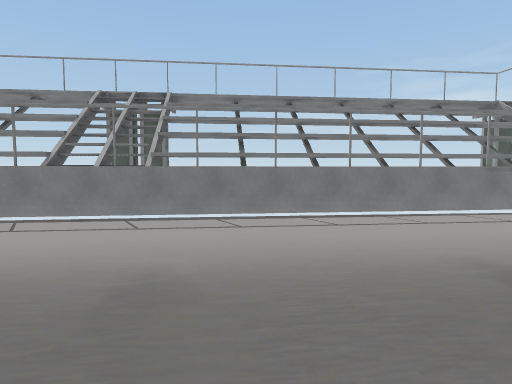
View 1 (above)

20 first-person views from a walk through a scene from a Unity 3-D project. The camera is 1.5 m above the floor, tilts 4° down and sees 75° across. The floor is counted in squares, 2 m on a side. Each view is taken from the middle of a square. On the plan, view 1 faces up. The plan holds only what a view shows up to about 11 squares ahead; the rest is blank. The place goes on beyond the plan. Some surface patterns are stand-ins.

View 2
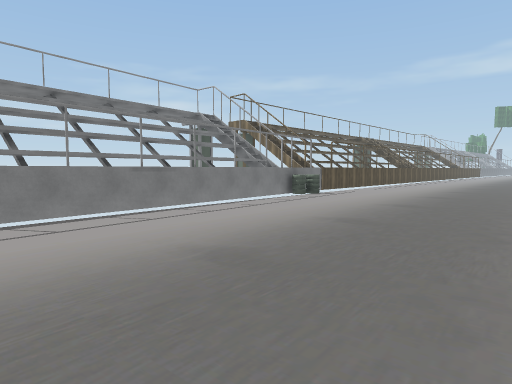

View 3
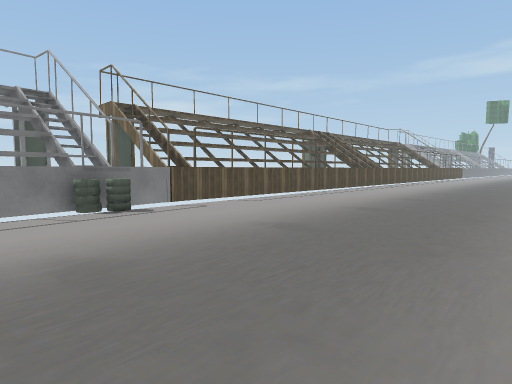

View 4
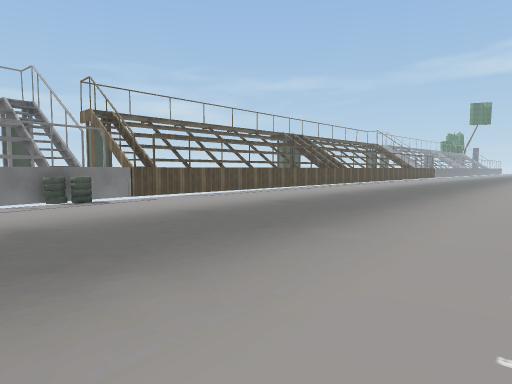

View 5
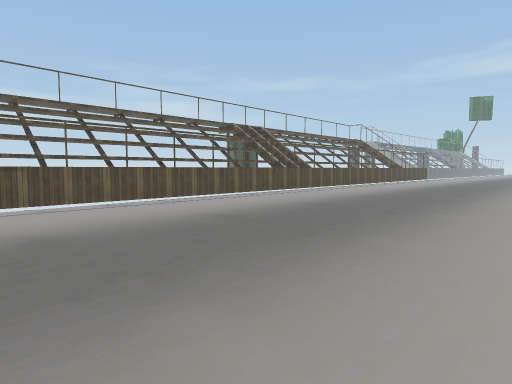

View 6
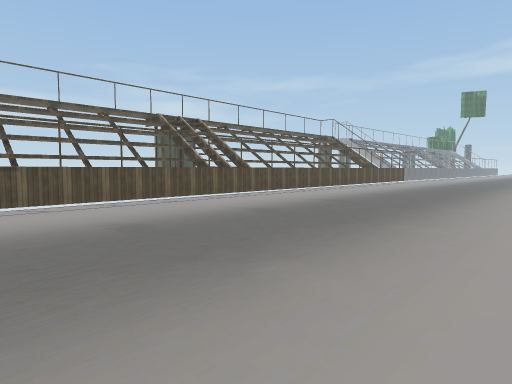

View 7
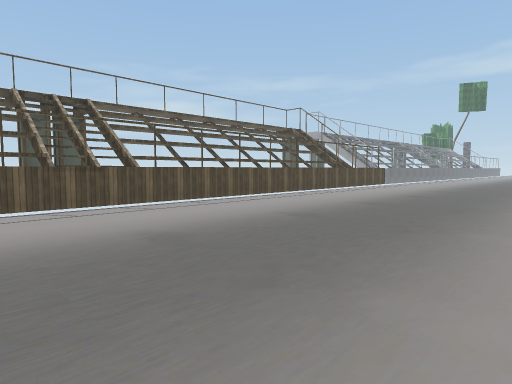

View 8
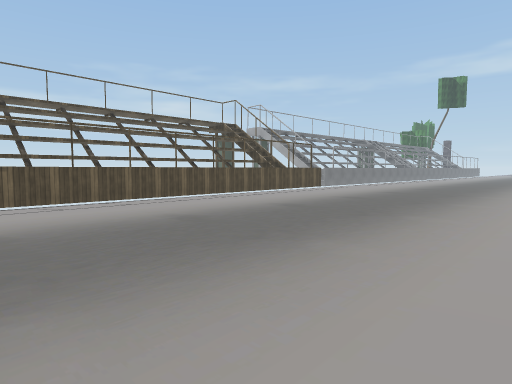

View 9
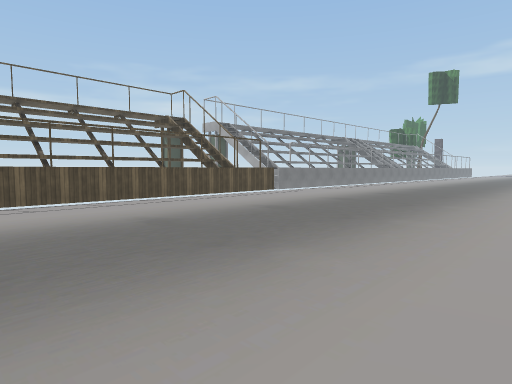

View 10
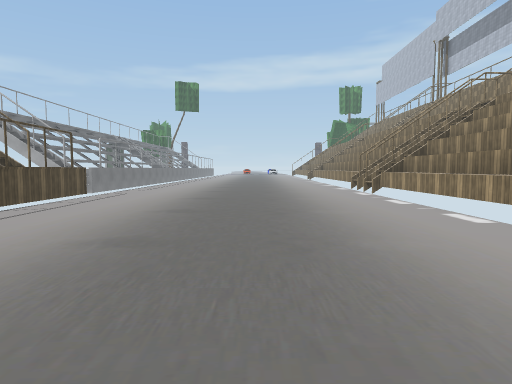

View 11
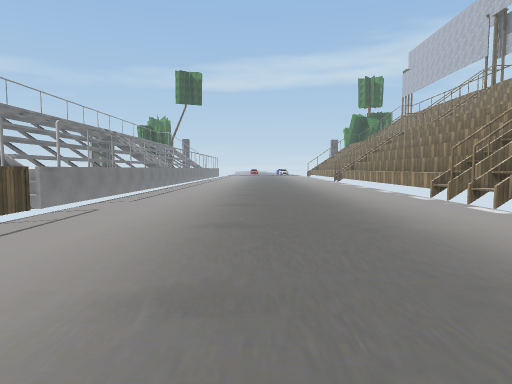

View 12
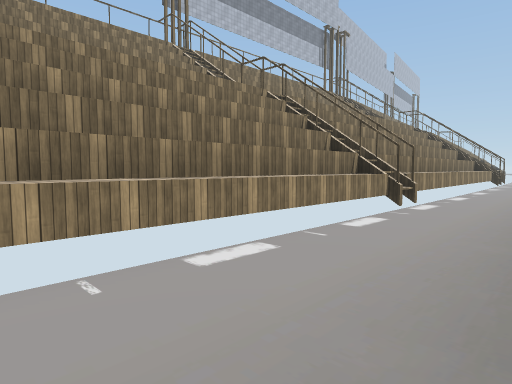

View 13
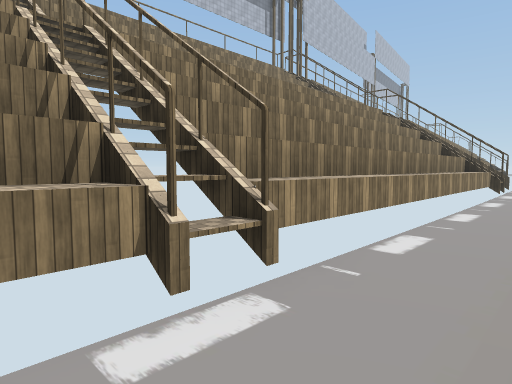

View 14
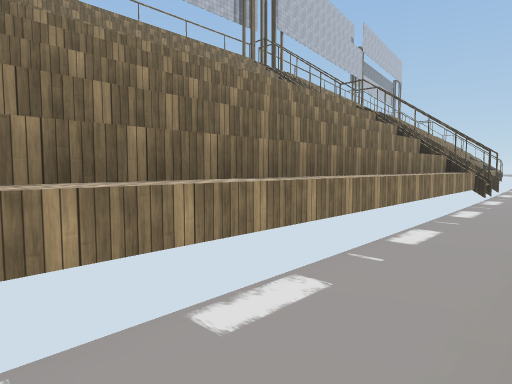

View 15
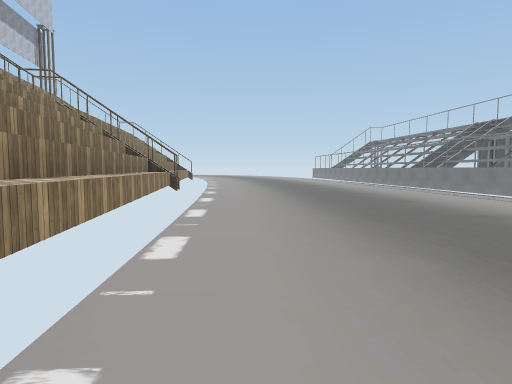

View 16
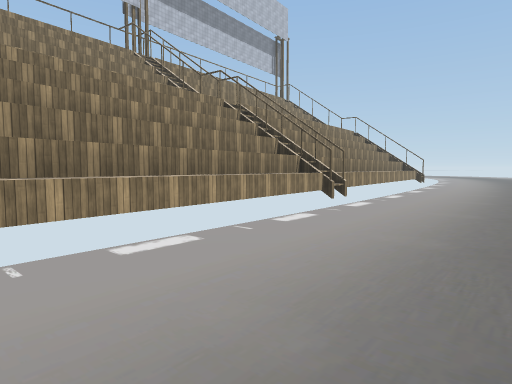

View 17
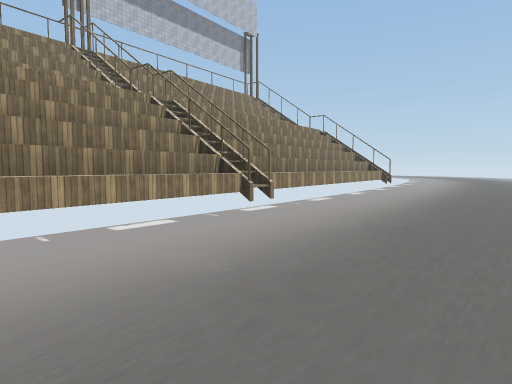

View 18
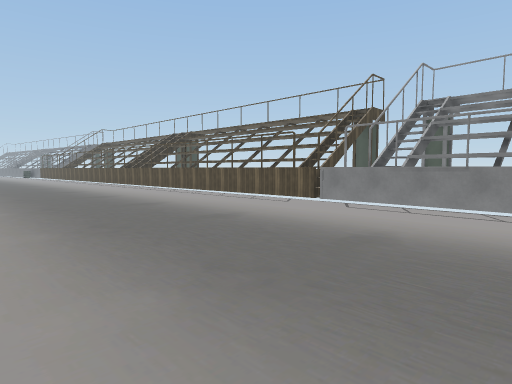

View 19
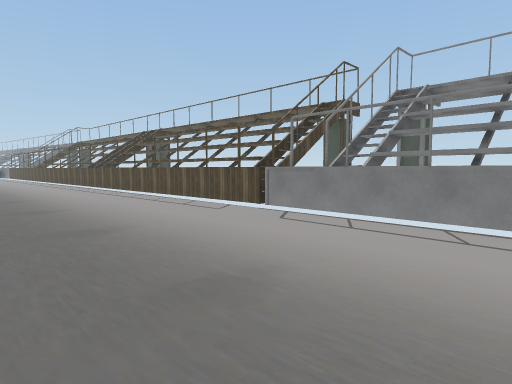

View 20
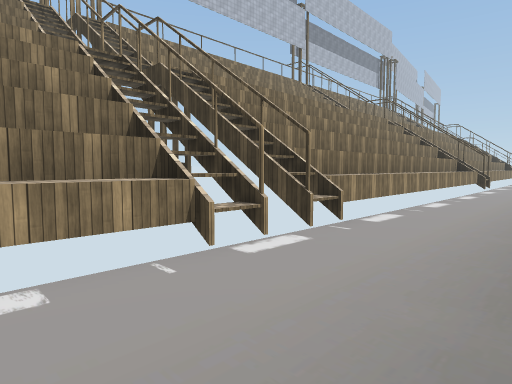

### Floor plan
Key: @ floor where view 1 was taken; # wall or solid block; . floor; ^ raised ledge; O other object.
Columns run from 3 left of view 1 to 41 right of it. Each row starts with its distance up from view 1.
  9               #          #           #####
  8            ## #          ^^^          ^^^^
  7 ##        ^^^^^^^^^^^^^^^^^^^^^^^^^^^^^^^^^^^
  6  ^^^^^^^^##OO   .............................
  5 ^# ..........................................
  4 .............................................
  3 .............................................
  2  ............................................
  1 .............................................
  0 ...@.........................................
 -1 .............................................
 -2 ............   # ^^^^^^^^^^^#^^^^^^^^^^^^^^^^
 -3         ^^^^^^   ############################
 -4        ######

Positions as (right, up) in squares from view 1, and headings:
1: (0, 0), facing up
2: (0, 0), facing up-right
3: (6, 0), facing up-right
4: (6, -2), facing up-right
5: (11, -1), facing up-right
6: (15, -1), facing up-right
7: (20, 0), facing up-right
8: (24, -1), facing up-right
9: (27, -1), facing up-right
10: (26, 2), facing right
11: (30, 3), facing right
12: (33, 1), facing down-left
13: (27, 0), facing down-left
14: (25, 0), facing down-left
15: (12, -1), facing left
16: (8, 1), facing down-left
17: (6, 2), facing down-left
18: (41, 0), facing up-left
19: (41, 2), facing up-left
20: (41, 1), facing down-left
